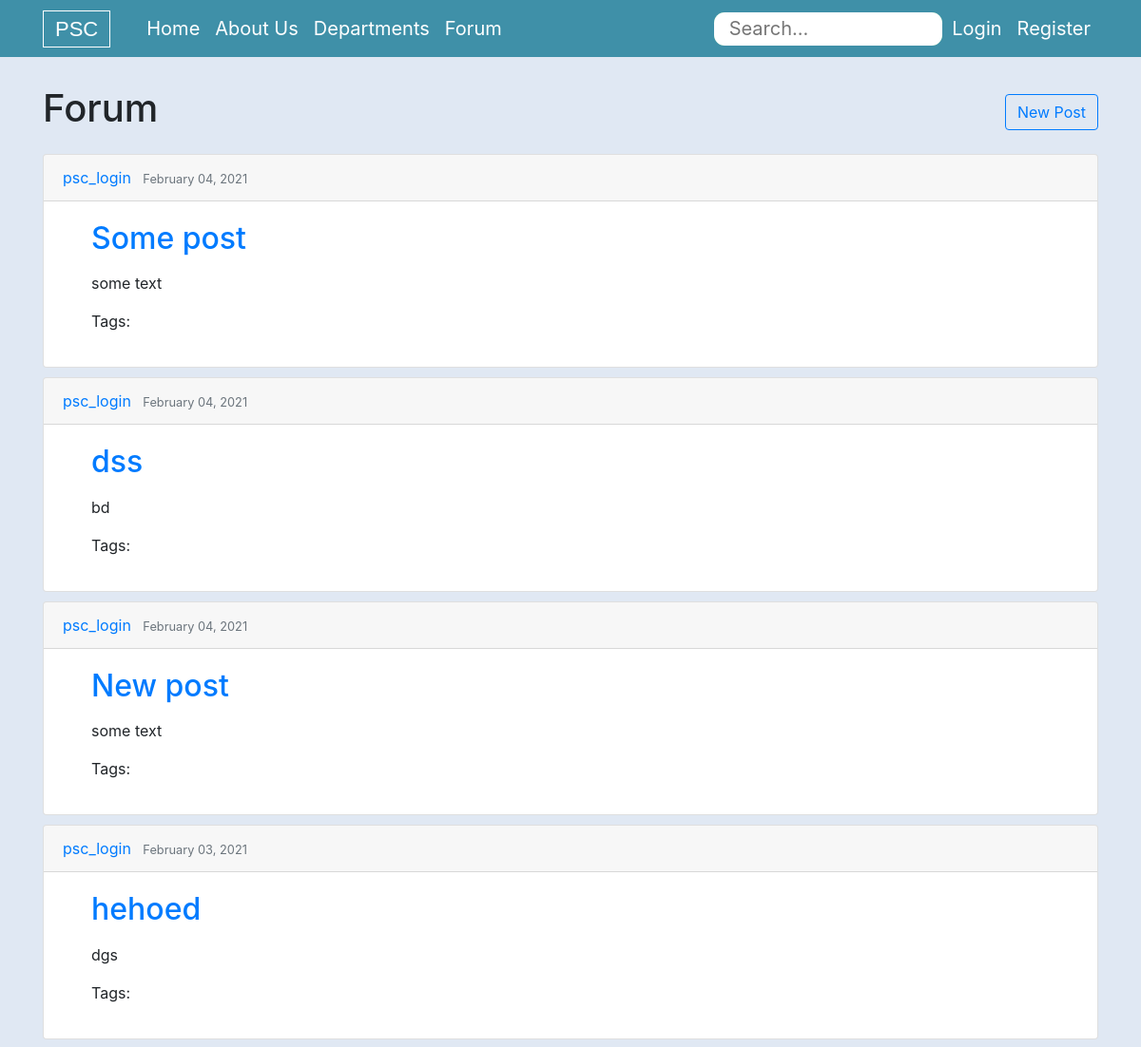
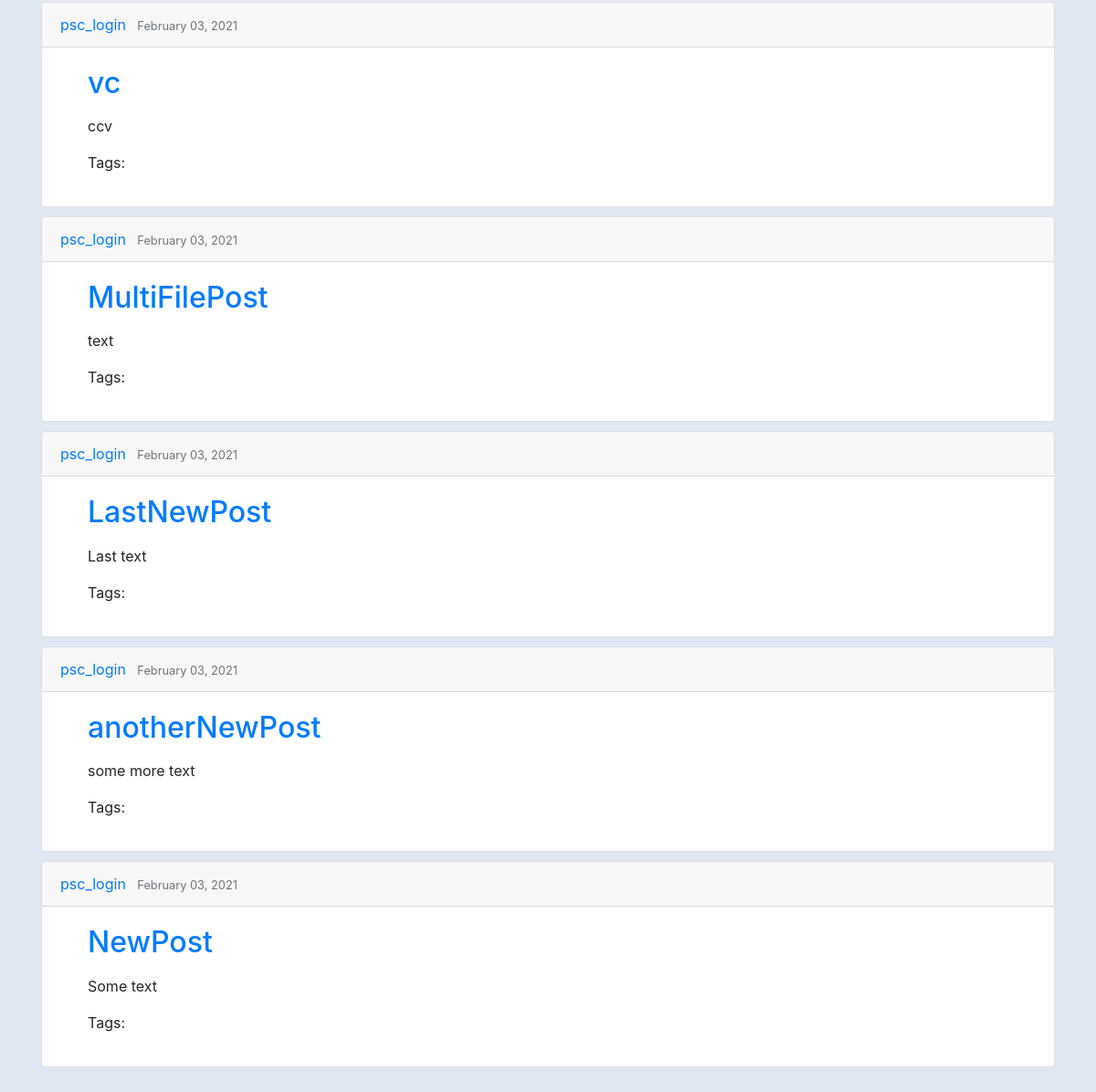
Page /post/ on the earlier database version (2 pictures, top to bottom).
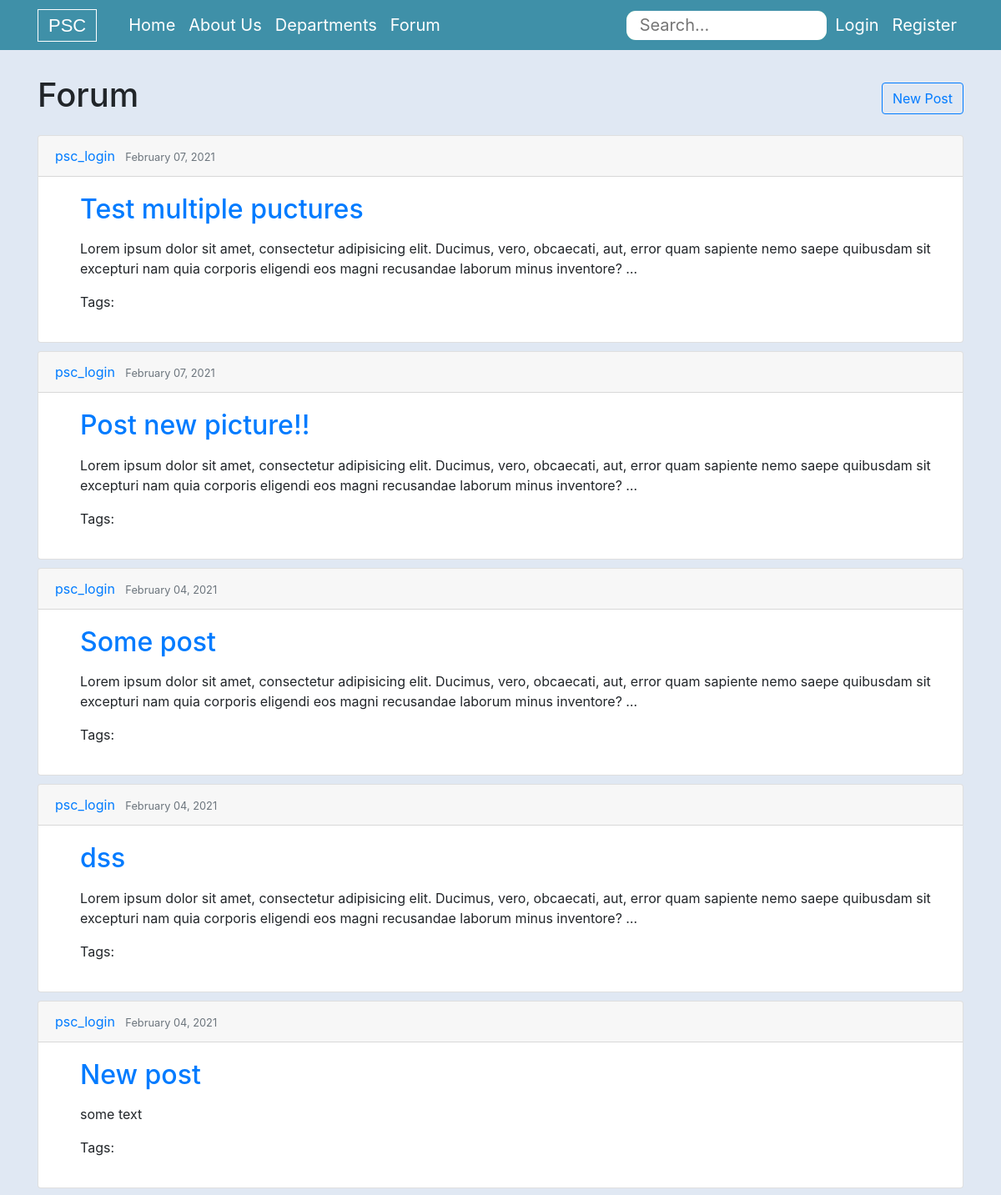
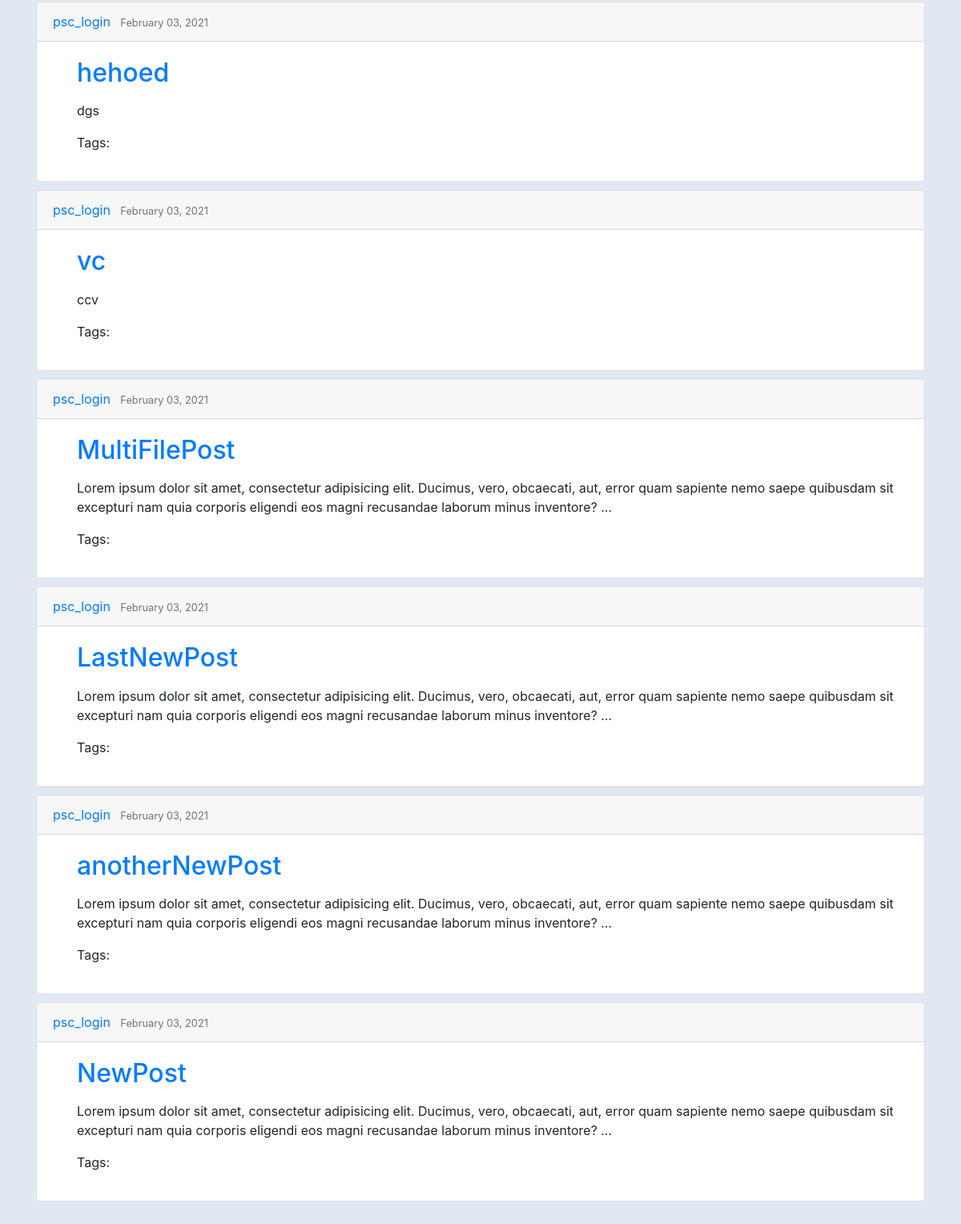
Same page on the later database version (2 pictures, top to bottom).
### forum/models.py (models this page shows, shortened)
class Post(models.Model):
    STATUS_CHOICES = (
        ('draft', 'Draft'),
        ('published', 'Published'),
    )
    subject_name = models.ForeignKey(Subject, on_delete=models.CASCADE, related_name='posts', default=1)
    title = models.CharField(max_length=250)
    slug = models.SlugField(max_length=250, unique_for_date='publish')
    author = models.ForeignKey(User, on_delete=models.CASCADE, related_name='blog_posts')
    body = models.TextField()
    publish = models.DateTimeField(default=timezone.now)
    created = models.DateTimeField(auto_now_add=True)
    updated = models.DateTimeField(auto_now=True)
    status = models.CharField(max_length=10,choices=STATUS_CHOICES, default='draft')
    objects = models.Manager() #default manager
    published = PublishedManager() #Custome manager
    class Meta:
        ordering = ('-publish',)
    def get_absolute_url(self):
        return reverse('forum:post_detail',
                        args=[self.pk, self.slug])

### forum/views.py (the view)
# urls.py: path('post/', views.post_list, name='forum_post_list'),
def post_list(request):
    posts = Post.published.all()
    return render(request, 'forum/list.html', {'posts': posts})

### forum/context_processors.py (called while the page is built)
def departments_contexts(request):
    departments = Department.objects.all()
    return {'departments': departments}

### forum/models.py (called while the page is built)
    def get_absolute_url(self):
        return reverse('forum:subject', kwargs={"dept_id" : self.id})

    def get_queryset(self):
        return super(PublishedManager, self).get_queryset().filter(status='published')

### forum/templates/forum/list.html (shortened to what this page needs)
{% extends "forum/base.html" %}
{% block content %}
<div class="container">
    <div class="row justify-content-between">
        <div class="col-4">
          <h1>Forum</h1>
        </div>
        <div class="col-auto align-self-center">
        <a class="btn btn-outline-primary" href="{% url 'forum:new_post' %}" role="button">New Post</a>
        </div>
    </div>
    {% for post in posts %}
        <div class="card" style="margin: 10px 0px 10px 0px;">
            <div class="card-header">
                <div class="article-metadata">
                    <a class="mr-2" href="{% url 'profile' post.author.pk post.author %}">{{ post.author }}</a>
                    <small class="text-muted">{{ post.publish|date:"F d, Y" }}</small>
                </div>
            </div>
            <div class="card-body fd" style="padding-left: 50px;">
                <h2>
                    <a class="article-title" href="{{ post.get_absolute_url }}">{{ post.title }}</a>
                </h2>
                <p class="card-text">{{ post.body|safe|truncatewords:30|linebreaks }}</p>
                <p class='tags'>Tags: {{ post.tags.all|join:", " }} </p>
            </div>
        </div>
    {% endfor %}
</div>
{% endblock %}

### forum/templates/forum/base.html (shortened to what this page needs)
{% load static %}
<!DOCTYPE html>
<html lang="en">
<head>
    <link rel="stylesheet" type="text/css" href="{% static 'forum/styles_css/base_style.css' %}">
    <link rel='stylesheet' href='https://cdnjs.cloudflare.com/ajax/libs/twitter-bootstrap/4.1.3/css/bootstrap.min.css'>
    <link href="https://cdn.jsdelivr.net/npm/bootstrap@5.0.0-beta1/dist/css/bootstrap.min.css" rel="stylesheet">
    <link rel="stylesheet" href="https://maxcdn.bootstrapcdn.com/bootstrap/4.5.2/css/bootstrap.min.css">
    <link rel="stylesheet" href="//cdn.jsdelivr.net/npm/medium-editor@latest/dist/css/medium-editor.min.css" type="text/css" media="screen" charset="utf-8">
</head>
<body style="background-color: rgb(224, 232, 243);">
  {% include 'forum/components/navbar.html' %}
  {% block content %}{% endblock %}
</body>
</html>

### forum/templates/forum/components/navbar.html (shortened to what this page needs)
<header class="header-area overlay">
    <nav class="navbar navbar-expand-md navbar-dark" style="height: 60px;">
        <div class="container">
          <a href="#" class="navbar-brand">PSC</a>
          <div id="main-nav" class="collapse navbar-collapse">
            <ul class="navbar-nav mr">
              <li><a href="{% url 'forum:forum-home' %}" class="nav-item nav-link">Home</a></li>
              <li><a href="{% url 'forum:forum-about' %}" class="nav-item nav-link">About Us</a></li>
              <li class="dropdown">
                <a href="{% url 'forum:departments' %}" class="nav-item nav-link" data-toggle="dropdown">Departments</a>
              </li>
              <li><a href="{% url 'forum:forum_post_list' %}" class="nav-item nav-link">Forum</a></li>
            </ul>
          </div>
          <div id="main-nav" class="collapse navbar-collapse">
            <div class="searchbar" style="padding-left: 100px;">
              <form onsubmit="event.preventDefault();" role="search" class="searchbar">
                <input id="search" type="search" placeholder="Search..." autofocus required />
              </form>
            </div>
            <ul class="navbar-nav ml-auto">
              {% if user.is_authenticated %}
                <li><a class="nav-item nav-link" href="{% url 'profile' user.pk user.username %}">Profile</a></li>
                <li><a class="nav-item nav-link" href="{% url 'logout' %}">Logout</a></li>
              {% else %}
                <li><a class="nav-item nav-link" href="{% url 'login' %}">Login</a></li>
                <li><a class="nav-item nav-link" href="{% url 'register' %}">Register</a></li>
              {% endif %}
            </ul>
          </div>
        </div>
      </nav>
  </header>

### forum/static/forum/styles_css/base_style.css (style rules this page uses)
.navbar .navbar-brand { font-family: 'Gill Sans', 'Gill Sans MT', Calibri, 'Trebuchet MS', sans-serif !important; font-size: 22px; border: white; border-width: 0.5px; border-style: solid; margin-right: 30px; padding: 2px 12px 2px 12px; }
.container { padding-top: 30px; padding-bottom: 30px; }
.overlay::after { content: ''; position: absolute; bottom: 0; left: 0; right: 0; top: 0; height: 40px; }
.header-area { position: relative; height: 60px; background: #3f90a8; background-attachment: fixed; background-position: center center; background-repeat: no-repear; background-size: cover; }
.navbar { position: absolute; left: 0; top: 0; padding: 0; width: 100%; transition: background 0.6s ease-in; z-index: 99999; }
.navbar .navbar-brand { font-size: 22px; }
.navbar-dark .navbar-nav .nav-link { position: relative; color: rgb(255, 255, 255) !important; font-size: 20px; }
@media screen and (min-width: 767px) { .navbar-dark .navbar-nav .nav-link { padding: 23px 15px; } }
@media screen and (min-width: 767px) { .navbar-dark .navbar-nav .nav-link::after { content: ''; position: absolute; bottom: 15px; left: 30%; right: 30%; height: 1px; background-color: #fff; -webkit-transform: scaleX(0); -ms-transform: scaleX(0); transform: scaleX(0); transition: transform 0.1s ease-in; } }
:root { --rad: .7rem; --dur: .3s; --color-dark: #2f2f2f; --color-light: #fff; --color-brand: #57bd84; --font-fam: "Lato", sans-serif; --height: 35px; --btn-width: 4rem; --bez: cubic-bezier(0, 0, 0.43, 1.49); }
.searchbar form { position: relative; width: 15rem; background: var(--color-brand); border-radius: var(--rad); }
.searchbar input, .searchbar button { height: var(--height); border: 0; color: var(--color-dark); font-size: 20px; }
input[type=search] { outline: 0; width: 100%; background: var(--color-light); padding: 0 1.0rem; border-radius: var(--rad); -webkit-appearance: none; -moz-appearance: none; appearance: none; transition: all var(--dur) var(--bez); transition-property: width, border-radius; z-index: 1; position: relative; }
.searchbar input:not(:placeholder-shown) { border-radius: var(--rad) 0 0 var(--rad); width: calc(100% - var(--btn-width)); }

Differences in the rows shown:
added Post: author "psc_login", publish "February 07, 2021", title "Test multiple puctures", body "Lorem ipsum dolor sit amet, consectetur adipisicing elit. Ducimus, vero, obcaecati, aut, error quam sapiente nemo saepe quibusdam sit excepturi nam quia corporis eligendi eos magni recusandae laborum minus inventore? …"
added Post: author "psc_login", publish "February 07, 2021", title "Post new picture!!", body "Lorem ipsum dolor sit amet, consectetur adipisicing elit. Ducimus, vero, obcaecati, aut, error quam sapiente nemo saepe quibusdam sit excepturi nam quia corporis eligendi eos magni recusandae laborum minus inventore? …"
changed Post "Some post": body "some text" → "Lorem ipsum dolor sit amet, consectetur adipisicing elit. Ducimus, vero, obcaecati, aut, error quam sapiente nemo saepe quibusdam sit excepturi nam quia corporis eligendi eos magni recusandae laborum minus inventore? …"
changed Post "dss": body "bd" → "Lorem ipsum dolor sit amet, consectetur adipisicing elit. Ducimus, vero, obcaecati, aut, error quam sapiente nemo saepe quibusdam sit excepturi nam quia corporis eligendi eos magni recusandae laborum minus inventore? …"
changed Post "MultiFilePost": body "text" → "Lorem ipsum dolor sit amet, consectetur adipisicing elit. Ducimus, vero, obcaecati, aut, error quam sapiente nemo saepe quibusdam sit excepturi nam quia corporis eligendi eos magni recusandae laborum minus inventore? …"
changed Post "LastNewPost": body "Last text" → "Lorem ipsum dolor sit amet, consectetur adipisicing elit. Ducimus, vero, obcaecati, aut, error quam sapiente nemo saepe quibusdam sit excepturi nam quia corporis eligendi eos magni recusandae laborum minus inventore? …"
changed Post "anotherNewPost": body "some more text" → "Lorem ipsum dolor sit amet, consectetur adipisicing elit. Ducimus, vero, obcaecati, aut, error quam sapiente nemo saepe quibusdam sit excepturi nam quia corporis eligendi eos magni recusandae laborum minus inventore? …"
changed Post "NewPost": body "Some text" → "Lorem ipsum dolor sit amet, consectetur adipisicing elit. Ducimus, vero, obcaecati, aut, error quam sapiente nemo saepe quibusdam sit excepturi nam quia corporis eligendi eos magni recusandae laborum minus inventore? …"
